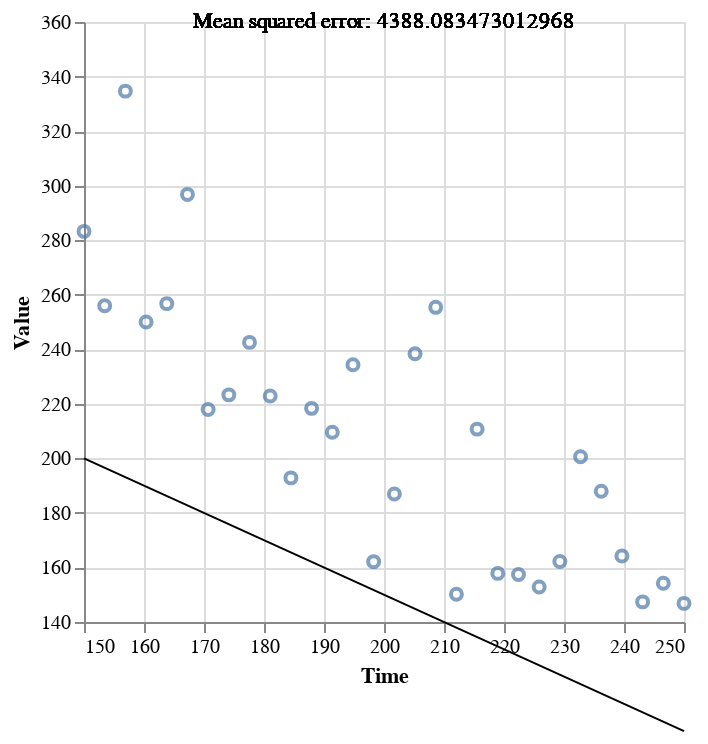

The Vega-Lite source for this figure:
### Vega-Lite specification from a JSON file in a GitHub repository (floating-point values rounded to 4 significant figures)
{"config": {"view": {"continuousWidth": 300, "continuousHeight": 300}}, "layer": [{"data": {"name": "data-72c1a409e401091321fa190f9f52887f"}, "mark": {"type": "point"}, "encoding": {"x": {"field": "x", "scale": {"domain": [150, 250]}, "title": "Time", "type": "quantitative"}, "y": {"field": "y", "scale": {"domain": [150, 350]}, "title": "Value", "type": "quantitative"}}}, {"data": {"name": "empty"}, "mark": {"type": "rule"}, "encoding": {"x": {"datum": 150.0}, "x2": {"datum": 250.0}, "y": {"field": "y", "type": "quantitative"}, "y2": {"field": "y2"}}, "transform": [{"calculate": "150*m+b", "as": "y"}, {"calculate": "250*m+b", "as": "y2"}]}, {"data": {"name": "data-72c1a409e401091321fa190f9f52887f"}, "mark": {"type": "text"}, "encoding": {"text": {"field": "text", "type": "nominal"}, "y": {"value": 0}}, "transform": [{"calculate": "pow((datum.y - (datum.x*m+b)), 2)", "as": "res"}, {"joinaggregate": [{"op": "sum", "field": "res", "as": "s2"}, {"op": "count", "as": "n"}]}, {"calculate": "sqrt(1/datum.n * datum.s2)", "as": "s"}, {"calculate": "-pow((datum.y - (datum.x*m+b))/datum.s,2)*0.5 - 0.5*log(2*PI) - log(datum.s)", "as": "ll"}, {"joinaggregate": [{"op": "sum", "field": "ll", "as": "tll"}]}, {"calculate": "(datum.tll / log(10))", "as": "lk"}, {"calculate": "ceil(datum.lk)", "as": "lk_base"}, {"calculate": "pow(10,(-(datum.lk - datum.lk_base)))", "as": "lk_exp"}, {"calculate": "(round((datum.lk_exp * 100)) / 100)", "as": "lk_exp_rounded"}, {"calculate": "('Mean squared error: ' + (datum.s2 / datum.n))", "as": "text"}]}], "params": [{"name": "m", "bind": {"input": "range", "max": 5, "min": -5, "name": "Slope (m): "}, "value": -1}, {"name": "b", "bind": {"input": "range", "max": 500, "min": 200, "name": "Intercept (b): "}, "value": 350}], "$schema": "https://vega.github.io/schema/vega-lite/v5.8.0.json", "datasets": {"data-72c1a409e401091321fa190f9f52887f": [{"x": 150.0, "y": 283.2}, {"x": 153.4, "y": 255.9}, {"x": 156.9, "y": 334.6}, {"x": 160.3, "y": 250.0}, {"x": 163.8, "y": 256.7}, {"x": 167.2, "y": 296.8}, {"x": 170.7, "y": 217.9}, {"x": 174.1, "y": 223.3}, {"x": 177.6, "y": 242.5}, {"x": 181.0, "y": 222.9}, {"x": 184.5, "y": 192.8}, {"x": 187.9, "y": 218.3}, {"x": 191.4, "y": 209.6}, {"x": 194.8, "y": 234.3}, {"x": 198.3, "y": 162.1}, {"x": 201.7, "y": 186.9}, {"x": 205.2, "y": 238.3}, {"x": 208.6, "y": 255.4}, {"x": 212.1, "y": 150.2}, {"x": 215.5, "y": 210.7}, {"x": 219.0, "y": 157.8}, {"x": 222.4, "y": 157.4}, {"x": 225.9, "y": 152.8}, {"x": 229.3, "y": 162.2}, {"x": 232.8, "y": 200.6}, {"x": 236.2, "y": 187.9}, {"x": 239.7, "y": 164.2}, {"x": 243.1, "y": 147.4}, {"x": 246.6, "y": 154.2}, {"x": 250.0, "y": 146.8}], "empty": [{}]}}
